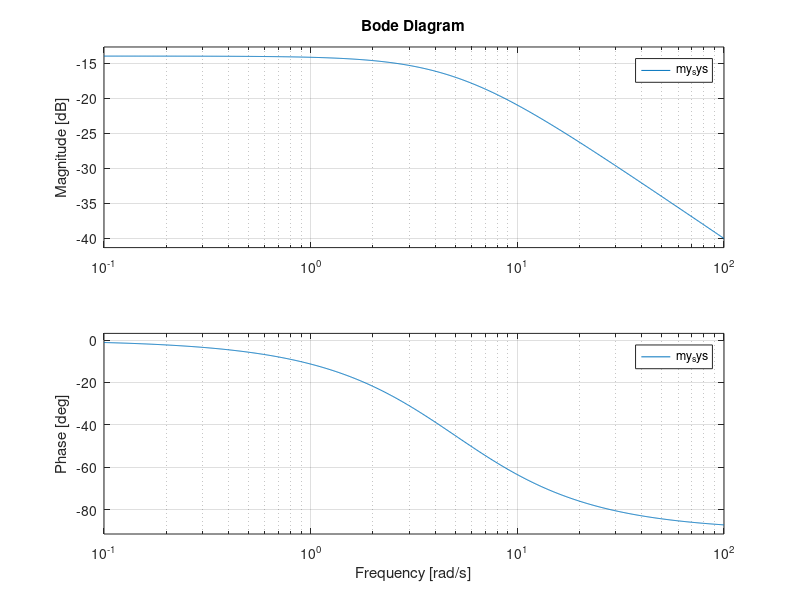

The MATLAB source for this figure:
%in class work 4/29/2022
my_sys = tf([1], [1 5]); %just an example with g(s)=1/(s+5) where [1] is numberator, 1 is the power for s and 5 is the representive of 5
bode(my_sys)
%sidenote, this acts as a low pass filter
%erm
